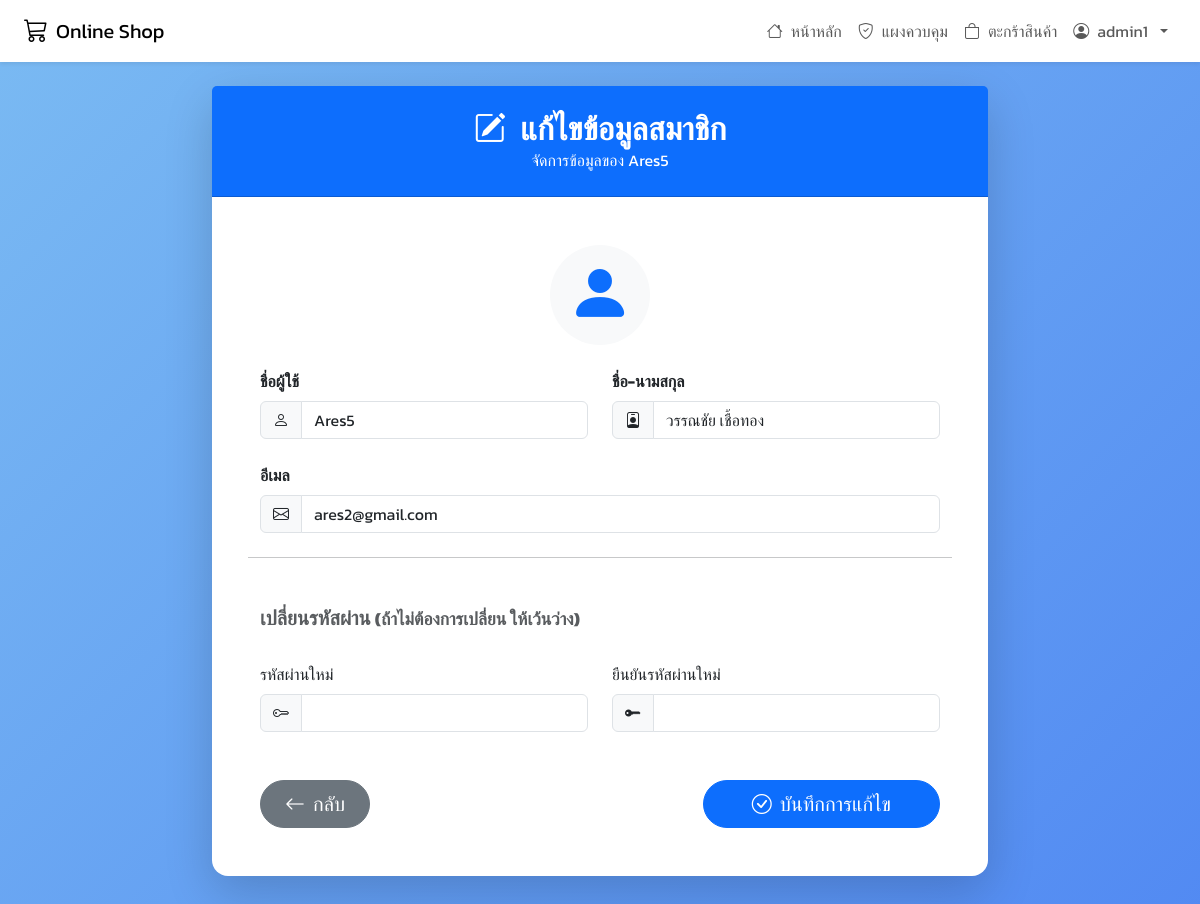
The page /admin/edit_user.php?id=26 (signed in) on the database its author committed.
### tables this page shows
CREATE TABLE `users` (
  `user_id` int(11) NOT NULL,
  `username` varchar(50) NOT NULL,
  `password` varchar(255) NOT NULL,
  `email` varchar(100) NOT NULL,
  `full_name` varchar(100) DEFAULT NULL,
  `role` enum('admin','member') DEFAULT 'member',
  `created_at` timestamp NOT NULL DEFAULT current_timestamp(),
  `db6646_048` varchar(100) NOT NULL
);

### admin/edit_user.php (the view, shortened to what this page needs)
<?php
require '../config.php';
$user_id = (int)$_GET['id'];
$stmt = $conn->prepare("SELECT * FROM users WHERE user_id = ? AND role = 'member'");
$stmt->execute([$user_id]);
$user = $stmt->fetch(PDO::FETCH_ASSOC);
?>
<!DOCTYPE html>
<html lang="th">
<head>
    <link href="https://cdn.jsdelivr.net/npm/bootstrap@5.3.0/dist/css/bootstrap.min.css" rel="stylesheet">
    <link href="https://cdn.jsdelivr.net/npm/bootstrap-icons@1.11.0/font/bootstrap-icons.css" rel="stylesheet">
</head>
<body>
<nav class="navbar navbar-expand-lg bg-white shadow-sm sticky-top">
    <div class="container-fluid px-4">
        <a class="navbar-brand d-flex align-items-center gap-2" href="/68s_onlineshop/index.php">
            <i class="bi bi-cart3 fs-4"></i>
            <span>Online Shop</span>
        </a>
        <div class="collapse navbar-collapse" id="navbarNav">
            <ul class="navbar-nav ms-auto align-items-center">
                <li class="nav-item">
                    <a class="nav-link d-flex align-items-center gap-2" href="/68s_onlineshop/index.php">
                        <i class="bi bi-house"></i>หน้าหลัก
                    </a>
                </li>
                <?php if (isset($_SESSION['role']) && $_SESSION['role'] == 'admin'): ?>
                    <li class="nav-item">
                        <a class="nav-link d-flex align-items-center gap-2" href="/68s_onlineshop/admin/index.php">
                            <i class="bi bi-shield-check"></i>แผงควบคุม
                        </a>
                    </li>
                <?php endif; ?>
                <?php if (isset($_SESSION['user_id'])): ?>
                    <li class="nav-item">
                        <a class="nav-link d-flex align-items-center gap-2" href="/68s_onlineshop/cart.php">
                            <i class="bi bi-bag"></i>ตะกร้าสินค้า
                        </a>
                    </li>
                    <li class="nav-item dropdown">
                        <a class="nav-link dropdown-toggle d-flex align-items-center gap-2" href="#" id="navbarDropdown" role="button" data-bs-toggle="dropdown" aria-expanded="false">
                            <i class="bi bi-person-circle"></i>
                            <?= htmlspecialchars($_SESSION['username']) ?>
                        </a>
                    </li>
                <?php endif; ?>
            </ul>
        </div>
    </div>
</nav>
    <div class="container-fluid pt-4">
        <div class="row justify-content-center">
            <div class="col-lg-8 mb-5">
                <div class="card shadow-lg border-0 rounded-4">
                    <div class="card-header bg-primary text-white text-center py-4">
                        <h2 class="mb-0 fw-bold"><i class="bi bi-pencil-square me-2"></i> แก้ไขข้อมูลสมาชิก</h2>
                        <p class="mb-0">จัดการข้อมูลของ <?= htmlspecialchars($user['username']) ?></p>
                    </div>
                    <div class="card-body p-5">
                        <form method="post" class="row g-4">
                            <div class="col-12 text-center">
                                <div class="bg-light rounded-circle d-inline-flex align-items-center justify-content-center" style="width: 100px; height: 100px;">
                                    <i class="bi bi-person-fill text-primary" style="font-size: 4rem;"></i>
                                </div>
                            </div>
                            <div class="col-md-6">
                                <label class="form-label fw-bold">ชื่อผู้ใช้</label>
                                <div class="input-group">
                                    <span class="input-group-text"><i class="bi bi-person"></i></span>
                                    <input type="text" name="username" class="form-control" required value="<?= htmlspecialchars($user['username']) ?>">
                                </div>
                            </div>
                            <div class="col-md-6">
                                <label class="form-label fw-bold">ชื่อ-นามสกุล</label>
                                <div class="input-group">
                                    <span class="input-group-text"><i class="bi bi-person-badge"></i></span>
                                    <input type="text" name="full_name" class="form-control" value="<?= htmlspecialchars($user['full_name']) ?>">
                                </div>
                            </div>
                            <div class="col-12">
                                <label class="form-label fw-bold">อีเมล</label>
                                <div class="input-group">
                                    <span class="input-group-text"><i class="bi bi-envelope"></i></span>
                                    <input type="email" name="email" class="form-control" required value="<?= htmlspecialchars($user['email']) ?>">
                                </div>
                            </div>
                            <hr class="my-4">
                            <div class="col-12">
                                <h5 class="text-muted fw-bold">เปลี่ยนรหัสผ่าน <small class="text-muted">(ถ้าไม่ต้องการเปลี่ยน ให้เว้นว่าง)</small></h5>
                            </div>
                            <div class="col-md-6">
                                <label class="form-label">รหัสผ่านใหม่</label>
                                <div class="input-group">
                                     <span class="input-group-text"><i class="bi bi-key"></i></span>
                                    <input type="password" name="password" class="form-control">
                                </div>
                            </div>
                            <div class="col-md-6">
                                <label class="form-label">ยืนยันรหัสผ่านใหม่</label>
                                <div class="input-group">
                                     <span class="input-group-text"><i class="bi bi-key-fill"></i></span>
                                    <input type="password" name="confirm_password" class="form-control">
                                </div>
                            </div>
                            <div class="col-12 d-flex justify-content-between mt-5 ">
                                <a href="users.php" class="btn btn-secondary btn-lg rounded-pill px-4"><i class="bi bi-arrow-left me-2"></i>กลับ</a>
                                <button type="submit" class="btn btn-primary btn-lg rounded-pill px-5"><i class="bi bi-check-circle me-2"></i>บันทึกการแก้ไข</button>
                            </div>
                        </form>
                    </div>
                </div>
            </div>
        </div>
    </div>
</body>
</html>

### admin/edit_user.php (style rules this page uses)
* { font-family: 'Kanit', sans-serif; }
body { background: linear-gradient(135deg, rgba(108, 179, 241, 0.9), rgba(63, 125, 241, 0.9) 100%); min-height: 100vh; }

### rows shown on the page
users: username "Ares5", full_name "วรรณชัย เชื้อทอง", email "ares2@gmail.com"

### other values the page prints
$_SESSION['username'] "admin1"
